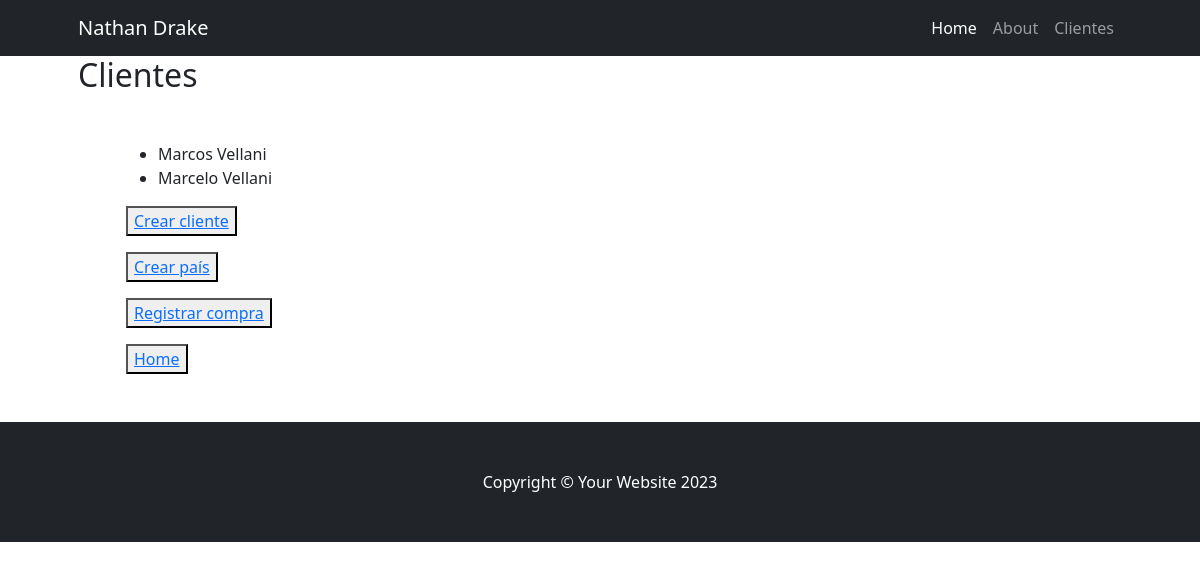
The page /cliente/ on the database its author committed.
### cliente/models.py (models this page shows, shortened)
class clientes(models.Model):
    nombre = models.CharField(max_length=100)
    apellido = models.CharField(max_length=100)
    nacimiento = models.DateField(null=True)
    pais_origen_id = models.ForeignKey(Pais, on_delete=models.SET_NULL, null=True, blank=True)

### cliente/views.py (the view)
# urls.py: path('', views.index),
def index(request):
    cliente = models.clientes.objects.all()
    return render(request, "cliente/index.html", {"clientes":cliente})

### cliente/templates/cliente/index.html
{% extends "home/base.html" %}
{% block title %}
    <h2>Clientes</h2>
{% endblock title %}
{% block content %}
    <ul>
        {% for cliente in clientes %}
            <li>{{cliente.nombre}} {{cliente.apellido}}</li>
        {% endfor %}
    </ul>
    <p><button><a href="{% url 'cliente:crear' %}">Crear cliente</a></button></p>
    <p><button><a href="{% url 'cliente:crear_pais' %}">Crear país</a></button></p>
    <p><button><a href="{% url 'cliente:crear_compra' %}">Registrar compra</a></button></p>
    <p><button><a href="{% url 'home:index' %}">Home</a></button></p>
{% endblock content %}

### rows shown on the page
clientes: nombre "Marcos", apellido "Vellani"
clientes: nombre "Marcelo", apellido "Vellani"
